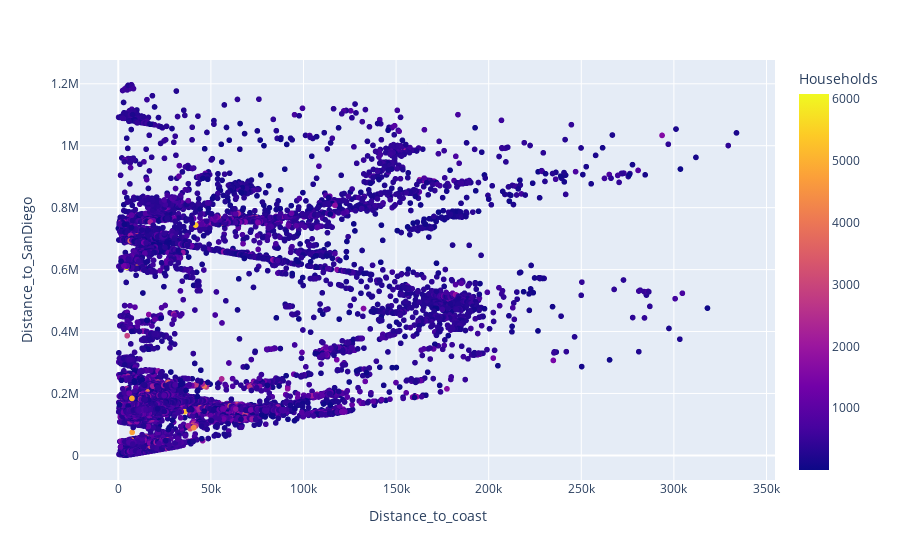

Write notebook code for a chart like this one.
### Markdown cell above
# TASK-6

### Code cell
import plotly.express as px
fig = px.scatter(house_data,x='Distance_to_coast',y='Distance_to_SanDiego',color='Households')
fig.show()

### Figure 1 — Plotly figure (JSON) as saved in the notebook; plotly's stock layout.template omitted (floating-point values rounded to 4 significant figures; data arrays with more than 128 entries replaced by an {"elided": "..."} marker saying what was removed)
{"data": [{"hovertemplate": "Distance_to_coast=%{x}<br>Distance_to_SanDiego=%{y}<br>Households=%{marker.color}<extra></extra>", "legendgroup": "", "marker": {"color": {"elided": "20640 int values"}, "coloraxis": "coloraxis", "symbol": "circle"}, "mode": "markers", "name": "", "showlegend": false, "type": "scattergl", "x": {"elided": "20640 float values"}, "xaxis": "x", "y": {"elided": "20640 float values"}, "yaxis": "y"}], "layout": {"coloraxis": {"colorbar": {"title": {"text": "Households"}}, "colorscale": [[0, "#0d0887"], [0.1111, "#46039f"], [0.2222, "#7201a8"], [0.3333, "#9c179e"], [0.4444, "#bd3786"], [0.5556, "#d8576b"], [0.6667, "#ed7953"], [0.7778, "#fb9f3a"], [0.8889, "#fdca26"], [1, "#f0f921"]]}, "legend": {"tracegroupgap": 0}, "margin": {"t": 60}, "xaxis": {"anchor": "y", "domain": [0, 1], "title": {"text": "Distance_to_coast"}}, "yaxis": {"anchor": "x", "domain": [0, 1], "title": {"text": "Distance_to_SanDiego"}}}}
